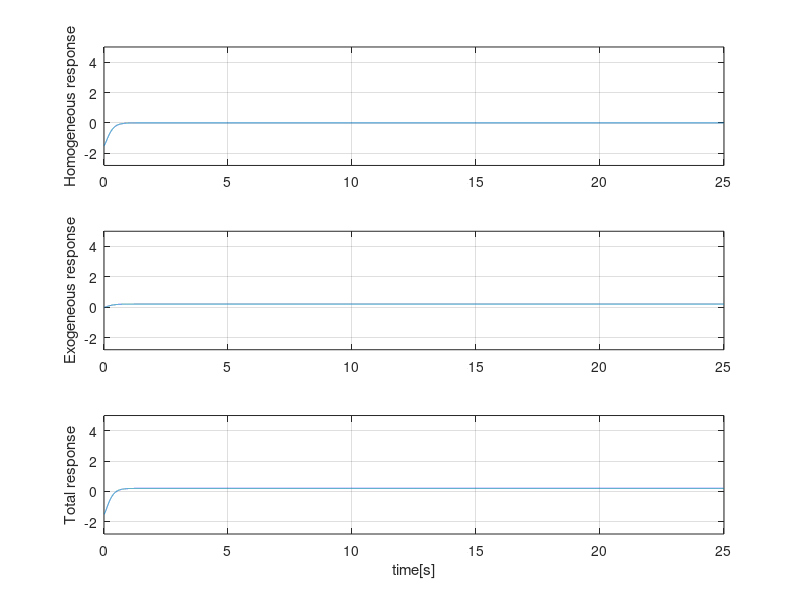

Recreate this plot in MATLAB.
m = 50; % mass of the object in kg
%c = 700; k = 125;          % case 1: c in Ns/cm and k in N/cm over damped
c = 700; k = c^2/(4*m);    % case 2: c in Ns/cm and k in N/cm critically damped
%c = 300; k = 2450;          % case 3: c in Ns/cm and k in N/cm under damped

%system parameters(model coefficients)
sigma = c/(2*m) ;
rho = k/m ;
eta = 1/m ;

%external forcing function 
A = 10*m;

%initial conditions
y_0 = -1.50;
yd_0 = 1.80;
k_1 = y_0;    k_2 = 2*sigma*y_0 + yd_0;

%simulation time and interval
duration = 25;
t = 0:0.001:duration;

%second order mechanical system 
%determinant of the characteristic equation
delta = 4*(sigma^2-rho);

%over damped system
if delta > 0
    alpha_1 = -sigma-sqrt(sigma^2-rho);
    alpha_2 = -sigma+sqrt(sigma^2-rho);
    p_1 = (k_1*alpha_1+k_2)/(alpha_1-alpha_2);
    p_2 = (k_1*alpha_2+k_2)/(alpha_2-alpha_1);
    q_1 = 1/(alpha_1*(alpha_1-alpha_2));
    q_2 = 1/(alpha_2*(alpha_2-alpha_1));
    q_3 = 1/(alpha_1*alpha_2);
    %homogeneous response
    y_H = p_1*exp(alpha_1*t) + p_2*exp(alpha_2*t);
    %exogeneous response
    y_E = eta*A*(q_1*exp(alpha_1*t)) + eta*A*(q_2*exp(alpha_2*t)) + eta*A*q_3;

%critically damped system
elseif delta == 0
    alpha = -sigma;
    p_5 = k_1;
    p_6 = k_1*alpha + k_2;
    p_7 = 1/alpha^2;
    p_8 = -1/alpha^2;
    p_9 = 1/alpha;
    %homogeneous response
    y_H = p_5*exp(alpha*t) + p_6*t.*exp(alpha*t);
    %exogeneous response
    y_E = eta*A*p_7 + eta*A*p_8*exp(alpha*t) + eta*A*p_9*t.*exp(alpha*t);

%under damped system
else
    omega = sqrt(-delta/4);
    phi = atan2(omega,sigma);
    y_H = exp(-sigma*t).*((k_1*cos(omega*t)+((k_2-sigma*k_1)/omega)*sin(omega*t)));
    y_E = eta*A/omega*(omega/(omega^2+sigma^2)-(1/sqrt(omega^2+sigma^2))*exp(-sigma*t).*sin(omega*t+phi));

end

%total response
y_T = y_H + y_E;

%plotting graphs
subplot(311); plot(t,y_H); axis([0 duration -2.8 5]);
ylabel('Homogeneous response'); grid on;
subplot(312); plot(t,y_E); axis([0 duration -2.8 5]);
ylabel('Exogeneous response'); grid on;
subplot(313); plot(t,y_T); axis([0 duration -2.8 5]);
ylabel('Total response'); xlabel('time[s]'); grid on;

